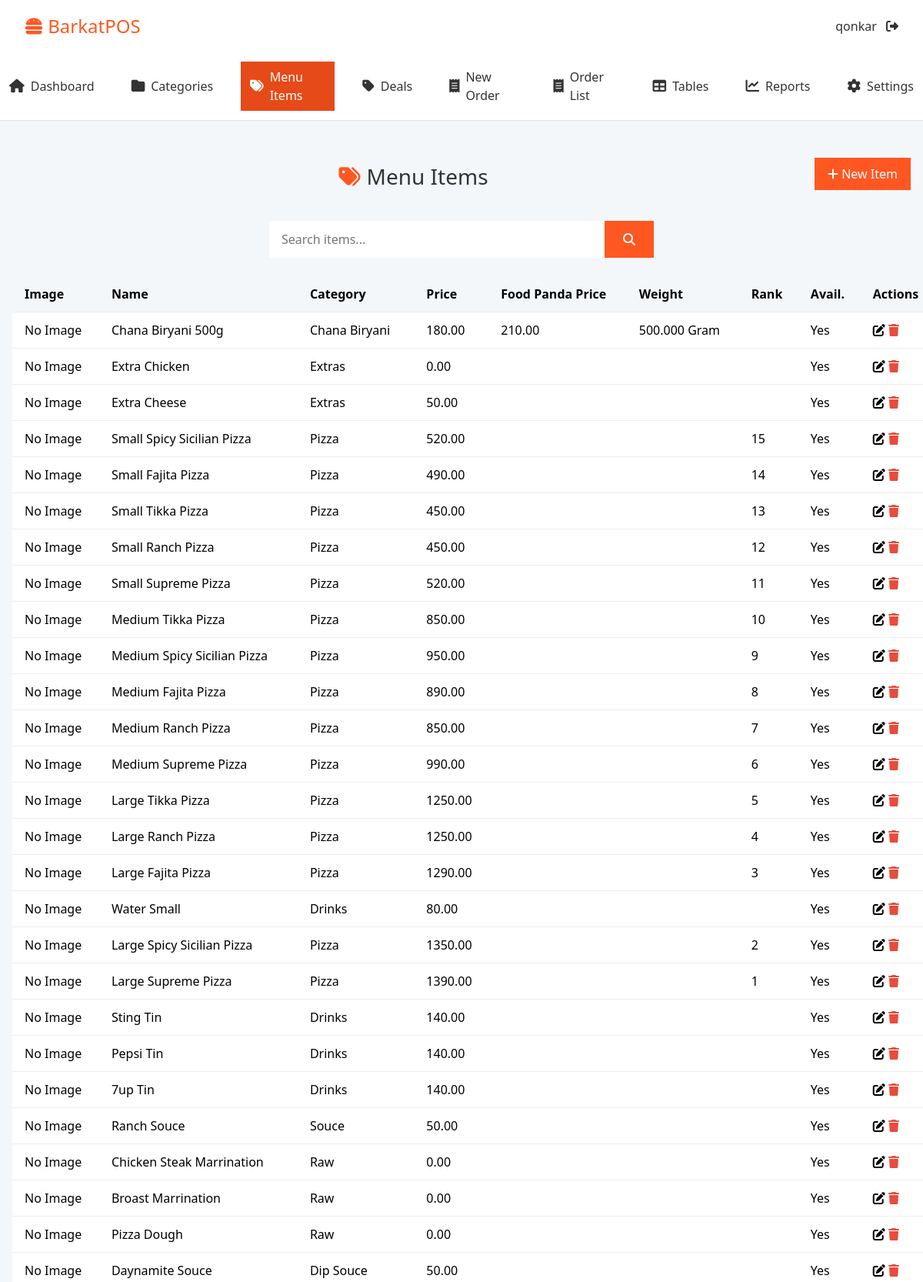
Screenshot of /menu-items/ (signed in, upper part) with the database file from the repository.
### core/models.py (models this page shows, shortened)
class User(AbstractUser):
    ROLE_CHOICES = [
        ('admin', 'Admin'),
        ('cashier', 'Cashier'),
        ('kitchen', 'Kitchen'),
    ]
    role = models.CharField(max_length=20, choices=ROLE_CHOICES, default='cashier')

class MenuItem(models.Model):
    category = models.ForeignKey(Category, on_delete=models.PROTECT, related_name='items')
    name = models.CharField(max_length=150)
    description = models.TextField(blank=True)
    price = models.DecimalField(max_digits=10, decimal_places=2, default=0)
    cost_price = models.DecimalField(max_digits=10, decimal_places=2, default=0)
    food_panda_price = models.DecimalField(max_digits=10, decimal_places=2, null=True, blank=True)
    is_available = models.BooleanField(default=True)
    image = models.ImageField(upload_to='menu_items/', blank=True, null=True)
    created_at = models.DateTimeField(auto_now_add=True)
    updated_at = models.DateTimeField(auto_now=True)
    rank = models.IntegerField(null=True, blank=True)
    weight = models.DecimalField(max_digits=10, decimal_places=3, null=True, blank=True, help_text="Weight/quantity of the item")
    UNIT_CHOICES = [
        ('kg', 'Kilogram'),
        ('g', 'Gram'),
        ('l', 'Liter'),
        ('ml', 'Milliliter'),
        ('pcs', 'Pieces'),
        ('doz', 'Dozen'),
        ('box', 'Box'),
        ('pack', 'Pack'),
    ]
    unit = models.CharField(max_length=10, choices=UNIT_CHOICES, null=True, blank=True, help_text="Unit of measurement")
    station = models.ForeignKey(PrintStation, on_delete=models.SET_NULL, null=True, blank=True, related_name="menu_items")
    def get_weight_display(self):
        if self.weight and self.unit:
            return f"{self.weight} {self.get_unit_display()}"
        return None

class Category(models.Model):
    name = models.CharField(max_length=100, unique=True)
    description = models.TextField(blank=True)
    show_in_orders = models.BooleanField(default=True)
    created_at = models.DateTimeField(auto_now_add=True)
    updated_at = models.DateTimeField(auto_now=True)
    rank = models.IntegerField(null=True, blank=True)
    default_station = models.ForeignKey(PrintStation, on_delete=models.SET_NULL, null=True, blank=True, related_name="categories")
    class Meta:
        verbose_name_plural = "Categories"

### core/views.py (the view)
# urls.py: path('menu-items/', MenuItemListView.as_view(), name='menuitem_list'),
class MenuItemListView(LoginRequiredMixin, ListView):
    model = MenuItem
    template_name = 'menu_items/menuitem_list.html'
    context_object_name = 'items'
    def get_queryset(self):
        qs = super().get_queryset().select_related('category').order_by('-updated_at')
        q = self.request.GET.get('q')
        return qs.filter(name__icontains=q) if q else qs

### core/templates/menu_items/menuitem_list.html (shortened to what this page needs)
{% extends 'base.html' %}
{% block content %}
<div class="page-header">
  <h1>Menu Items</h1>
  <a href="{% url 'menuitem_create' %}" class="btn">
    <i class="fa fa-plus"></i> New Item
  </a>
</div>
<form class="search-bar">
  <input name="q" placeholder="Search items..." value="{{ request.GET.q }}">
  <button type="submit"><i class="fa fa-search"></i></button>
</form>
<table class="table">
  <thead>
    <tr>
      <th>Image</th><th>Name</th><th>Category</th>
      <th>Price</th><th>Food Panda Price</th><th>Weight</th><th>Rank</th><th>Avail.</th><th>Actions</th>
    </tr>
  </thead>
  <tbody>
    {% for item in items %}
    <tr id="item-{{ item.pk }}">
      <td>
        {% if item.image %}
          <img src="{{ item.image.url }}" width="50">
        {% else %}
          <span>No Image</span>
        {% endif %}
      </td>
      <td>{{ item.name }}</td>
      <td>{{ item.category.name }}</td>
      <td>{{ item.price }}</td>
      <td>{{ item.food_panda_price|default:"" }}</td>
      <td>{{ item.get_weight_display|default:"" }}</td>
      <td>{{ item.rank|default:"" }}</td>
      <td>{{ item.is_available|yesno:'Yes,No' }}</td>
      <td>
        <a href="{% url 'menuitem_edit' item.pk %}">
          <i class="fa fa-edit"></i>
        </a>
        <button class="btn-delete" data-url="{% url 'menuitem_delete' item.pk %}">
          <i class="fa fa-trash"></i>
        </button>
      </td>
    </tr>
    {% empty %}
    <tr><td colspan="9">No items.</td></tr>
    {% endfor %}
  </tbody>
</table>
{% endblock %}

### core/templates/base.html (shortened to what this page needs)
{% load static %}
<html lang="en">
  <head>
    <link rel="stylesheet" href="https://cdnjs.cloudflare.com/ajax/libs/font-awesome/6.4.0/css/all.min.css" />
    <link
      href="https://cdn.jsdelivr.net/npm/bootstrap@5.3.3/dist/css/bootstrap.min.css"
      rel="stylesheet"
    />
    <link rel="stylesheet" href="{% static 'css/categories.css' %}" />
    <link rel="stylesheet" href="{% static 'css/menu_item.css' %}" />
    <link rel="stylesheet" href="{% static 'css/reports.css' %}" />
  </head>
  <body>
    <header class="topbar">
      <div class="logo"><i class="fa fa-hamburger"></i> BarkatPOS</div>
      <div class="user-menu">
        <span>{{ request.user.username }}</span>
        <a href="{% url 'logout' %}"><i class="fa fa-sign-out-alt"></i></a>
      </div>
    </header>
    <nav class="main-nav">
      <a href="{% url 'dashboard' %}" class="{% if request.resolver_match.url_name == 'dashboard' %}active{% endif %}"> <i class="fa fa-home"></i> Dashboard </a>
      <a href="{% url 'category_list' %}" class="{% if request.resolver_match.url_name == 'category_list' %}active{% endif %}"> <i class="fa fa-folder"></i> Categories </a>
      <a href="{% url 'menuitem_list' %}" class="{% if request.resolver_match.url_name == 'menuitem_list' %}active{% endif %}"> <i class="fa fa-tags"></i> Menu Items </a>
      <a href="{% url 'deal_list' %}" class="{% if request.resolver_match.url_name == 'deal_list' %}active{% endif %}"> <i class="fa fa-tag"></i> Deals </a>
      <a href="{% url 'order_create' %}" class="{% if request.resolver_match.url_name == 'order_create' %}active{% endif %}"> <i class="fa fa-receipt"></i> New Order </a>
      <a href="{% url 'order_list' %}" class="{% if request.resolver_match.url_name == 'order_list' %}active{% endif %}"> <i class="fa fa-receipt"></i> Order List </a>
      <a href="/tables/" class="{% if request.resolver_match.url_name == 'table_list' %}active{% endif %}"> <i class="fa fa-table"></i> Tables </a>
      <a href="/reports/" class="{% if request.resolver_match.url_name == 'reports' %}active{% endif %}"> <i class="fa fa-chart-line"></i> Reports </a>
      <a href="{% url 'configuration' %}" class="{% if request.resolver_match.url_name == 'configuration' %}active{% endif %}">
          <i class="fa fa-cog"></i> Settings
      </a>
    </nav>
    <main>{% block content %}{% endblock %}</main>
  </body>
</html>

### core/static/css/categories.css (style rules this page uses)
.page-header { display: flex; justify-content: space-between; align-items: center; margin: var(--space-xl) var(--space-md) var(--space-lg); }
.page-header h1 { font-size: 1.75rem; color: var(--color-text); }
.page-header .btn { background: var(--color-primary); color: #fff; padding: var(--space-xs) var(--space-md); border-radius: var(--radius-sm); font-size: var(--font-size-base); transition: background .3s; }
.table { width: 100%; border-collapse: collapse; margin: 0 var(--space-md) var(--space-xl); background: #fff; box-shadow: var(--shadow-sm); }
.table th, .table td { padding: var(--space-sm) var(--space-md); text-align: left; border-bottom: 1px solid #eee; }
.table th { background: var(--color-bg); font-weight: 600; }
.table tbody tr:nth-child(even) { background: #fafafa; }
.btn-edit, .btn-delete { background: none; border: none; font-size: 1rem; cursor: pointer; margin-right: var(--space-xs); }
.btn-delete i { color: var(--color-error-text); }
h1 { font-size: 1.75rem; color: var(--color-text); max-width: 600px; margin: var(--space-lg) auto var(--space-md); display: flex; align-items: center; }
h1::before { content: "\f07b"; font-family: "Font Awesome 5 Free"; font-weight: 900; margin-right: var(--space-xs); color: var(--color-primary); }

### core/static/css/menu_item.css (style rules this page uses)
.search-bar { display: flex; max-width: 500px; margin: var(--space-md) auto var(--space-lg); background: #fff; border-radius: var(--radius); overflow: hidden; box-shadow: var(--shadow-sm); }
.search-bar input { flex: 1; border: none; padding: var(--space-sm) var(--space-md); font-size: var(--font-size-base); }
.search-bar button { background: var(--color-primary); border: none; padding: var(--space-sm) var(--space-lg); cursor: pointer; display: inline-flex; align-items: center; justify-content: center; color: #fff; transition: background .3s; }
.search-bar button .fa-search { font-size: 1rem; }
h1 { font-size: 1.75rem; color: var(--color-text); max-width: 600px; margin: var(--space-lg) auto var(--space-md); display: flex; align-items: center; }
h1::before { content: "\f02c"; font-family: "Font Awesome 5 Free"; font-weight: 900; margin-right: var(--space-xs); color: var(--color-primary); }

### core/static/css/reports.css (style rules this page uses)
.table { width: 100%; border-collapse: collapse; }
.table th, .table td { padding: var(--space-sm) var(--space-md); border-bottom: 1px solid #eee; }

### core/templates/base.html (style rules this page uses)
:root { --color-primary: #ff5722; --color-primary-dark: #e64a19; --color-bg: #f4f7fa; --color-text: #333; --color-success-bg: #e6ffed; --color-success-border: #27ae60; --color-success-text: #27ae60; --color-error-bg: #ffe6e6; --color-error-border: #e74c3c; --color-error-text: #e74c3c; --space-xxs: 0.25rem; --space-xs: 0.5rem; --space-sm: 0.75rem; --space-md: 1rem; --space-lg: 1.5rem; --space-xl: 2rem; --font-family: "Segoe UI", sans-serif; --font-size-base: 1rem; --font-size-sm: 0.875rem; --border-radius-sm: 0.25rem; --border-radius: 0.5rem; --border-radius-lg: 0.75rem; --box-shadow-sm: 0 2px 5px rgba(0, 0, 0, 0.05); --box-shadow-md: 0 2px 10px rgba(0, 0, 0, 0.1); --box-shadow-lg: 0 4px 20px rgba(0, 0, 0, 0.1); }
* { margin: 0; padding: 0; box-sizing: border-box; }
body { font-family: var(--font-family); background: var(--color-bg); color: var(--color-text); }
a { text-decoration: none; color: inherit; }
.topbar { background: #fff; padding: var(--space-md) var(--space-xl); display: flex; justify-content: space-between; align-items: center; box-shadow: var(--box-shadow-sm); }
.topbar .logo { font-size: 1.5rem; color: var(--color-primary); }
.topbar .user-menu a { margin-left: var(--space-xs); }
.main-nav { background: #fff; display: flex; justify-content: center; gap: var(--space-lg); padding: var(--space-sm) 0; box-shadow: var(--shadow-sm); border-bottom: 1px solid #e0e0e0; }
.main-nav a { display: inline-flex; align-items: center; font-size: var(--font-size-base); color: var(--color-text); padding: var(--space-xs) var(--space-sm); border-radius: var(--radius-sm); transition: background 0.2s, color 0.2s; }
.main-nav a i { margin-right: var(--space-xs); font-size: 1.1rem; }
.main-nav a.active { background: var(--color-primary-dark); color: #fff; }

### rows the page displays
User: user.username "qonkar"
MenuItem: image "No Image", name "Chana Biryani 500g", category.name "Chana Biryani", price "180.00", food_panda_price "210.00", weight "500.000 Gram", is_available "Yes"
MenuItem: image "No Image", name "Extra Chicken", category.name "Extras", price "0.00", is_available "Yes"
MenuItem: image "No Image", name "Extra Cheese", category.name "Extras", price "50.00", is_available "Yes"
MenuItem: image "No Image", name "Small Spicy Sicilian Pizza", category.name "Pizza", price "520.00", rank "15", is_available "Yes"
MenuItem: image "No Image", name "Small Fajita Pizza", category.name "Pizza", price "490.00", rank "14", is_available "Yes"
MenuItem: image "No Image", name "Small Tikka Pizza", category.name "Pizza", price "450.00", rank "13", is_available "Yes"
MenuItem: image "No Image", name "Small Ranch Pizza", category.name "Pizza", price "450.00", rank "12", is_available "Yes"
MenuItem: image "No Image", name "Small Supreme Pizza", category.name "Pizza", price "520.00", rank "11", is_available "Yes"
MenuItem: image "No Image", name "Medium Tikka Pizza", category.name "Pizza", price "850.00", rank "10", is_available "Yes"
MenuItem: image "No Image", name "Medium Spicy Sicilian Pizza", category.name "Pizza", price "950.00", rank "9", is_available "Yes"
MenuItem: image "No Image", name "Medium Fajita Pizza", category.name "Pizza", price "890.00", rank "8", is_available "Yes"
MenuItem: image "No Image", name "Medium Ranch Pizza", category.name "Pizza", price "850.00", rank "7", is_available "Yes"
MenuItem: image "No Image", name "Medium Supreme Pizza", category.name "Pizza", price "990.00", rank "6", is_available "Yes"
MenuItem: image "No Image", name "Large Tikka Pizza", category.name "Pizza", price "1250.00", rank "5", is_available "Yes"
MenuItem: image "No Image", name "Large Ranch Pizza", category.name "Pizza", price "1250.00", rank "4", is_available "Yes"
MenuItem: image "No Image", name "Large Fajita Pizza", category.name "Pizza", price "1290.00", rank "3", is_available "Yes"
MenuItem: image "No Image", name "Water Small", category.name "Drinks", price "80.00", is_available "Yes"
MenuItem: image "No Image", name "Large Spicy Sicilian Pizza", category.name "Pizza", price "1350.00", rank "2", is_available "Yes"
MenuItem: image "No Image", name "Large Supreme Pizza", category.name "Pizza", price "1390.00", rank "1", is_available "Yes"
MenuItem: image "No Image", name "Sting Tin", category.name "Drinks", price "140.00", is_available "Yes"
MenuItem: image "No Image", name "Pepsi Tin", category.name "Drinks", price "140.00", is_available "Yes"
MenuItem: image "No Image", name "7up Tin", category.name "Drinks", price "140.00", is_available "Yes"
MenuItem: image "No Image", name "Ranch Souce", category.name "Souce", price "50.00", is_available "Yes"
MenuItem: image "No Image", name "Chicken Steak Marrination", category.name "Raw", price "0.00", is_available "Yes"
MenuItem: image "No Image", name "Broast Marrination", category.name "Raw", price "0.00", is_available "Yes"
MenuItem: image "No Image", name "Pizza Dough", category.name "Raw", price "0.00", is_available "Yes"
MenuItem: image "No Image", name "Daynamite Souce", category.name "Dip Souce", price "50.00", is_available "Yes"
